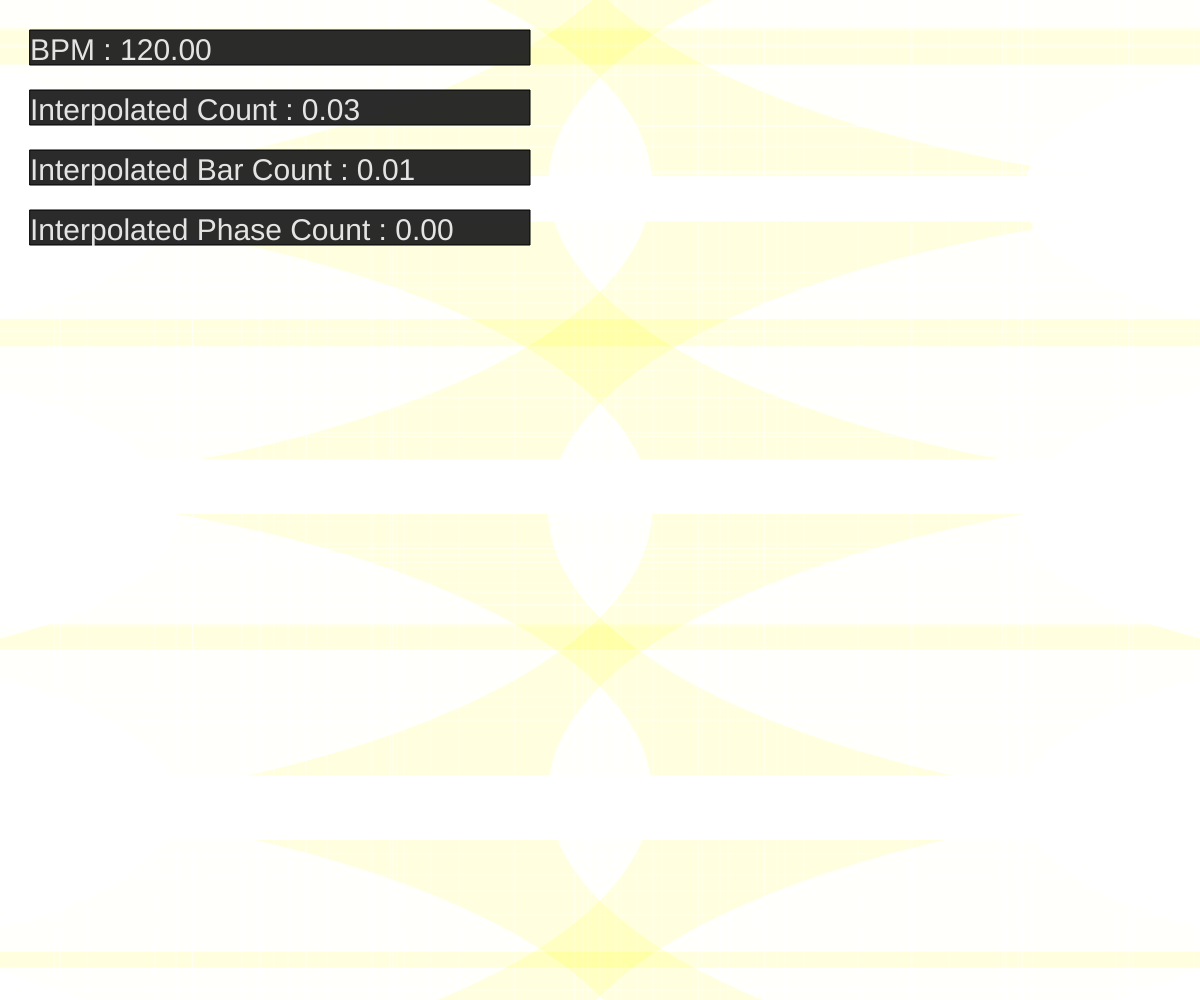
Frame 1 (no input)
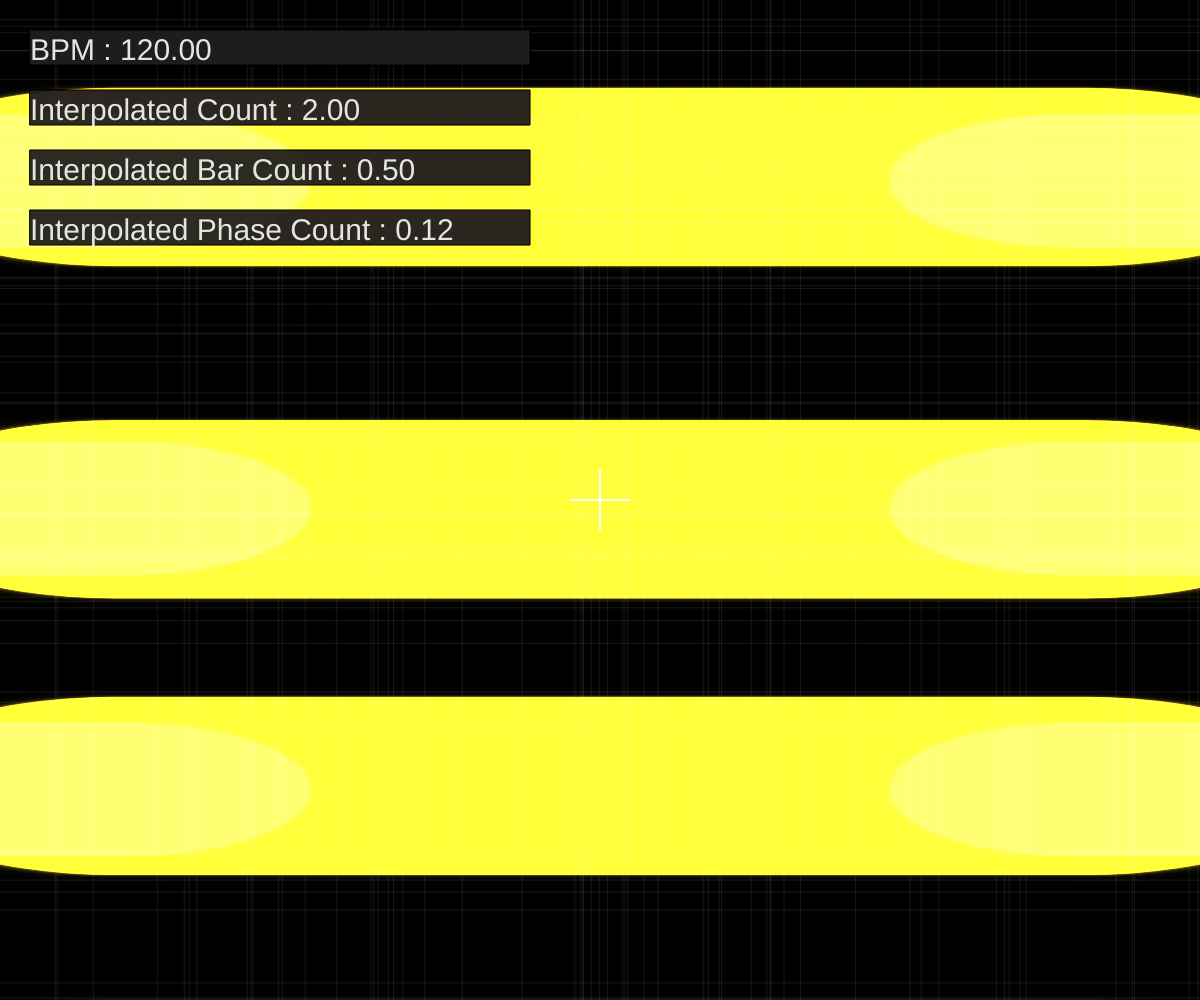
Frame 60 (no input)
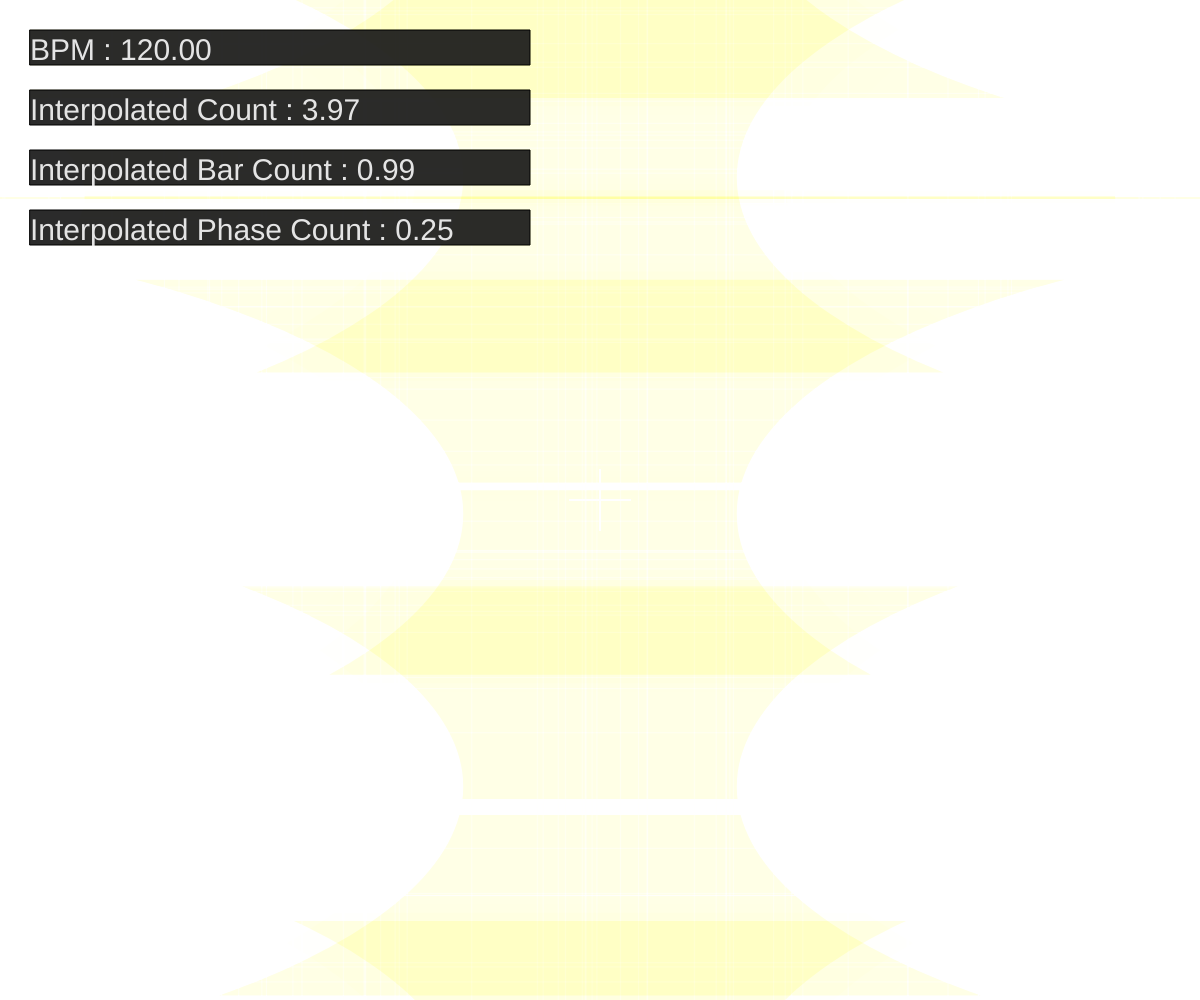
Frame 120 (the mouse pressed at the canvas centre since frame 60)

The p5.js sketch that drew these frames (run headless with seeded random() and noise() and a simulated clock; from frame 60 on, the mouse is pressed at the canvas centre):

// p5.js sketch
// ── sketch.js
const BPM = 120;
const n = 20;
const beatCounter = new BeatCounter(BPM);

function setup() {
    createCanvas(windowWidth, windowHeight);
    background(0);
}

function draw() {
    // settings
    beatCounter.update();

    const phase = beatCounter.interpolatedPhaseCount;
    const bar = beatCounter.interpolatedBarCount;
    const count = beatCounter.interpolatedCount;

    // bg
    const alpha = map(pow(noise(count, 9823)+0.2, 3), 0, 1, 255, 0);
    background(0, alpha);
    blendMode(ADD);

    // draw
    push();
    const grid = max(width, height) / n;
    const canvasAngle = (floor(phase) + Easing.easeInOutSine(fract((max(14, count % 16)-14) / 2))) * PI / 2;

    const camvasScaleMin = map(pow(noise(floor((count%64) / 64), 312), 2), 0, 1, 2, 0.7);
    const camvasScaleMax = map(pow(noise(floor(((count+32)%64) / 64), 929), 2), 0, 1, 4, 8);
    const camvasScale = phase < 1 ? camvasScaleMax : (phase < 2 ? map(Easing.easeInOutCubic(fract(phase)), 0, 1, camvasScaleMax, camvasScaleMin) : (phase < 3 ? camvasScaleMin : map(Easing.easeInOutCubic(fract(phase)), 0, 1, camvasScaleMin, camvasScaleMax)));
    const canvasAspect = map(pow(noise(floor(count/64) + Easing.easeInOutSine(fract((max(56, count % 64)-56) / 8)), 928), 4), 0, 1, 1, 10);

    const colorPalette = colorPalettes[floor(count/256)%colorPalettes.length].colors;

    translate(width / 2, height/2);
    rotate(canvasAngle);

    // plus
    push();
    stroke(255)
    line(-30, 0, 30, 0);
    line(0, -30, 0, 30);
    pop();

    scale(camvasScale * canvasAspect, camvasScale);

    for (let x = -max(width, height); x <= max(width, height); x += grid) {
        for (let y = -max(width, height); y <= max(width, height); y += grid) {
            const speed = 20 + sin(count/100) * 10;
            const amplitude = pow(map(sin(count/53.729), -1, 1, 0, 1), 7) * max(width, height) / 2;
            const vx = phase < 1 ? floor(count / 64) * 64 * 0.75 * speed : (count - ceil(count / 64) * 16) * speed;
            const vy = map(noise(x, y, count / 30), 0, 1, -amplitude, amplitude);

            const nx = (x + vx + max(width, height)) % (max(width, height) * 2) - max(width, height);
            const ny = (y + vy + max(width, height)) % (max(width, height) * 2) - max(width, height);

            const g = grid * map(pow(noise(count/100), 4), 0, 1, 0.2, 10);
            const s = g * map(Easing.easeInSine(abs(map(fract(bar), 0, 1, -1, 1))), 0, 1, 0.1, 0.5) * map(pow(noise(x * (noise(floor(phase/4), 1237) > 0.7), y * (noise(floor(phase/4), 5917) > 0.7), 7837), 5), 0, 1, 1, 10);
            const w = s * map(pow(noise(floor(count / 16) + fract((max(14, count % 16) - 14) / 2), x * (noise(floor(phase), 863) > 0.7), y * (noise(floor(phase), 530) > 0.7)), 4), 0, 1, 1, 10);
            const h = map(pow(noise(count/100, 8291), 5), 0, 1, s, 1);
            const angle = phase < 2 ? (floor(count / 64) * 64 * 0.5) * PI / 2 : ((count - ceil(count / 64) * 32)) * PI / 2;

            const radius = round(noise(floor(count / 64) + fract((max(60, count % 64) - 60) / 4), 423)) * max(w, h) / 2;

            const ci = floor(min(map(noise(x * (noise(floor(phase), 863) > 0.2), y * (noise(floor(phase), 530) > 0.2), 784), 0, 1, 0, colorPalette.length), abs(3*(floor(count / 64) % 2) - phase)));
            const c = colorPalette[ci];

            push();
            translate(nx, ny);
            rotate(angle);
            noise(count*3 * (noise(count, 783) < 0.2), 901) < 0.5 ? noStrokeFill(c) : noFillStroke(c);
            rectMode(CENTER);
            rect(0, 0, w, h, radius);

            // textAlign(CENTER, CENTER);
            // textSize(max(w, h));
            // text(hiraganaChars[floor(noise(x, y)*hiraganaChars.length)], 0, 0);

            pop();
        }
    }
    pop();

    // noise
    push();
    for(let i = 0; i < 100; i ++){
        const x = map(noise(count/100, i, 128), 0, 1, -width, width * 2);
        const y = map(noise(count/100, i, 762), 0, 1, -height, height * 2);
        stroke(255, 10);
        line(x, 0, x, height);
        line(0, y, width, y);
    }
    pop();

    blendMode(BLEND);

    // UI
    UIDrawing(beatCounter.getInfo());
}
// ── beatCounter.js
class BeatCounter {
  constructor(bpm) {
    this.bpm = bpm; // BPM
    this.lastBeatTime = 0; // 最後に拍を検出した時間
    this.beatInterval = (60 / this.bpm) * 1000; // 拍の間隔（ミリ秒）
    this.interpolatedCount = 0; // 線形補間された拍カウント
    this.interpolatedBarCount = 0; // 線形補間された小節カウント
    this.interpolatedPhaseCount = 0; // 線形補間された16拍フェーズカウント
  }

  update() {
    // 現在の時間を取得
    let currentTime = millis();

    // 線形補間値の計算
    this.interpolatedCount = floor(this.interpolatedCount) + (currentTime - this.lastBeatTime) / this.beatInterval;

    // 小節カウントの線形補間（4拍ごと）
    this.interpolatedBarCount = (this.interpolatedCount / 4) % 4;

    // フェーズカウントの線形補間（16拍ごと）
    this.interpolatedPhaseCount = (this.interpolatedCount / 16) % 4;

    // 拍の更新
    if (currentTime - this.lastBeatTime >= this.beatInterval) {
      this.lastBeatTime = currentTime;
    }
  }

  getInfo() {
    return {
      "BPM": this.bpm,
      "Interpolated Count": this.interpolatedCount,
      "Interpolated Bar Count": this.interpolatedBarCount,
      "Interpolated Phase Count": this.interpolatedPhaseCount
    };
  }
}
// ── circleMotion.js
class CircleMotion {
    constructor(){

    }

    update(beatInfo, colorPalette){

    }

    display(tex){
        tex.fill(255, 0, 50)
        tex.rect(width*0.1, height*0.1, width*0.8, height*0.8);
    }
}
// ── colorPalettes.js
const colorPalettes = [
    {
        name: "morning",
        colors: ["#FF9F1C", "#2EC4B6", "#CBF3F0", "#FFBF69"],
    },
    {
        name: "noon",
        colors: ["#840032", "#E59500", "#002642", "#E5DADA"],
    },
    {
        name: "evening",
        colors: ["#E3B505", "#107E7D", "#610345", "#95190C"],
    },
    {
        name: "night",
        colors: ["#FFBE0B", "#FF006E", "#3A86FF", "#8338EC"],
    },
    {
        name: "midnight",
        colors: ["#FECEE9", "#EB9FEF", "545677", "#03254E"],
    },
    {
        name: "earlymorning",
        colors: ["#00BFB2", "#028090", "#C64191", "#1A5E63"],
    },
];
// ── easing.js
class Easing {
    static easeInSine(x) {
        return 1 - Math.cos((x * Math.PI) / 2);
    }

    static easeOutSine(x) {
        return Math.sin((x * Math.PI) / 2);
    }

    static easeInOutSine(x) {
        return -(Math.cos(Math.PI * x) - 1) / 2;
    }

    static easeInQuad(x) {
        return x * x;
    }

    static easeOutQuad(x) {
        return 1 - (1 - x) * (1 - x);
    }

    static easeInOutQuad(x) {
        return x < 0.5 ? 2 * x * x : 1 - Math.pow(-2 * x + 2, 2) / 2;
    }

    static easeInCubic(x) {
        return x * x * x;
    }

    static easeOutCubic(x) {
        return 1 - Math.pow(1 - x, 3);
    }

    static easeInOutCubic(x) {
        return x < 0.5 ? 4 * x * x * x : 1 - Math.pow(-2 * x + 2, 3) / 2;
    }

    static easeInQuart(x) {
        return x * x * x * x;
    }

    static easeOutQuart(x) {
        return 1 - Math.pow(1 - x, 4);
    }

    static easeInOutQuart(x) {
        return x < 0.5 ? 8 * x * x * x * x : 1 - Math.pow(-2 * x + 2, 4) / 2;
    }

    static easeInQuint(x) {
        return x * x * x * x * x;
    }

    static easeOutQuint(x) {
        return 1 - Math.pow(1 - x, 5);
    }

    static easeInOutQuint(x) {
        return x < 0.5 ? 16 * x * x * x * x * x : 1 - Math.pow(-2 * x + 2, 5) / 2;
    }

    static easeInExpo(x) {
        return x === 0 ? 0 : Math.pow(2, 10 * x - 10);
    }

    static easeOutExpo(x) {
        return x === 1 ? 1 : 1 - Math.pow(2, -10 * x);
    }

    static easeInOutExpo(x) {
        return x === 0 ?
            0 :
            x === 1 ?
                1 :
                x < 0.5 ?
                    Math.pow(2, 20 * x - 10) / 2 :
                    (2 - Math.pow(2, -20 * x + 10)) / 2;
    }

    static easeInCirc(x) {
        return 1 - Math.sqrt(1 - Math.pow(x, 2));
    }

    static easeOutCirc(x) {
        return Math.sqrt(1 - Math.pow(x - 1, 2));
    }

    static easeInOutCirc(x) {
        return x < 0.5 ?
            (1 - Math.sqrt(1 - Math.pow(2 * x, 2))) / 2 :
            (Math.sqrt(1 - Math.pow(-2 * x + 2, 2)) + 1) / 2;
    }

    static easeOutBack(x) {
        const c1 = 1.70158;
        const c3 = c1 + 1;
        return 1 + c3 * Math.pow(x - 1, 3) + c1 * Math.pow(x - 1, 2);
    }

    static easeInOutBack(x) {
        const c1 = 1.70158;
        const c2 = c1 * 1.525;
        return x < 0.5 ?
            (Math.pow(2 * x, 2) * ((c2 + 1) * 2 * x - c2)) / 2 :
            (Math.pow(2 * x - 2, 2) * ((c2 + 1) * (x * 2 - 2) + c2) + 2) / 2;
    }
}
// ── function.js
function noStrokeFill(c){
    noStroke();
    fill(c);
}

function noFillStroke(c){
    noFill();
    strokeWeight(2)
    stroke(c);
}

function UIDrawing(info){
    push();
    Object.keys(info).forEach((key, index) => {
        fill(30, 240);
        rect(30, 60 * (index + 0.5), 500, 35);
        fill(240, 240);
        textSize(30);
        text(key + " : " + info[key].toFixed(2), 30, 60 * (index + 1));
    });
    pop();
}

function keyPressed() {
    // スペースキーが押された時（キーコード32）
    if (keyCode === 32) {
        let fs = fullscreen();
        fullscreen(!fs);
        if (fs) {
            cursor();
        } else {
            noCursor();
        }
    }
}

function windowResized() {
    resizeCanvas(windowWidth, windowHeight);
}

const hiraganaChars = [
    // # 清音
    'あ', 'い', 'う', 'え', 'お',
    'か', 'き', 'く', 'け', 'こ',
    'さ', 'し', 'す', 'せ', 'そ',
    'た', 'ち', 'つ', 'て', 'と',
    'な', 'に', 'ぬ', 'ね', 'の',
    'は', 'ひ', 'ふ', 'へ', 'ほ',
    'ま', 'み', 'む', 'め', 'も',
    'や', 'ゆ', 'よ',
    'ら', 'り', 'る', 'れ', 'ろ',
    'わ', 'を', 'ん',
    
    // # 濁音
    'が', 'ぎ', 'ぐ', 'げ', 'ご',
    'ざ', 'じ', 'ず', 'ぜ', 'ぞ',
    'だ', 'ぢ', 'づ', 'で', 'ど',
    'ば', 'び', 'ぶ', 'べ', 'ぼ',
    
    // # 半濁音
    'ぱ', 'ぴ', 'ぷ', 'ぺ', 'ぽ'
]
// ── particleTexture.js
class ParticleTexture {
    constructor() {
        this.n = 10;
        this.particles = [];
        for (let i = 0; i < this.n * 1.1; i++) {
            for (let j = 0; j < this.n * 1.1; j++) {
                const x = i * width / this.n;
                const y = j * height / this.n;
                this.particles.push(new Particle(x, y));
            }
        }
    }

    update(beatInfo, colorPalette){
        for (let particle of this.particles) {
            particle.update(beatInfo, colorPalette);
            particle.displayMove();
        }
    }

    display(beatInfo, drawTexture){
        drawTexture.push();
        for (let particle of this.particles) {
            particle.display(drawTexture, beatInfo);
        }
        drawTexture.pop();
    }
}

class Particle {
    constructor(x, y){
        this.seed = random(100);
        this.pos = createVector(x, y);
        this.str = random(["は","にゃ","し","きょ"]);
        this.c = color(255);
    }

    update(beatInfo, colorPalette){
        this.c = colorPalette[floor(fract(newnoise(this.seed)) * colorPalette.length)];
    }

    displayMove(){
        const v = createVector(1, 0);
        this.pos.add(v);

        if(this.pos.x > width * 1.1){
            this.pos.x = 0;
        }
    }

    display(tex, beatInfo){
        tex.textFont(font);
        tex.fill(this.c);
        tex.textAlign(CENTER, CENTER);
        tex.textSize(100*map(fract(beatInfo.interpolatedCount), 0, 1, 0.5, 1));
        tex.text(this.str, this.pos.x, this.pos.y);
    }
}
// ── sceneManager.js
class SceneManager {
    constructor(bpm) {
        this.beatCounter = new BeatCounter(bpm);
        this.sceneIndex = 0;
        this.scenes = [];

        this.scenes[0] = new CircleMotion();
    }

    update() {
        this.beatCounter.update();

        const colorPalette = colorPalettes[floor(this.beatCounter.phaseCount / 4) % colorPalettes.length].colors;
        const truncateColorPalette = truncateArray(colorPalette, this.beatCounter.phaseCount % 4 + 1);

        this.scenes[this.sceneIndex].update(this.beatCounter, truncateColorPalette);
    }

    display(){
        this.scenes[this.sceneIndex].display();
    }
}

// ── test.js
class TestTexture {
    constructor() {
        this.cp = [];
    }

    update(beatInfo, colorPalette){
        this.cp = colorPalette;
    }

    display(beatInfo, drawTexture){
        for(let i = 0; i < 100; i ++){
            const c = this.cp[floor(fract(newnoise(i, 1064)) * this.cp.length)];
            if(noise(i, 71) < 0.5){
                drawTexture.stroke(c);
                drawTexture.noFill();
            } else {
                drawTexture.noStroke();
                drawTexture.fill(c);
            }
            drawTexture.circle((newnoise(i, 0) * width + frameCount*4) % width, newnoise(i, 1) * height, pow(noise(i, 2), 2) * 400 * map(Easing.easeInSine(oscillate(fract(beatInfo.interpolatedCount))), 0, 1, 0.5, 1));
        }
    }
}
// ── textureManager.js
class TextureManager {
    constructor(bpm) {
        this.beatCounter = new BeatCounter(bpm);
        this.sceneIndex = 0;
        this.scenes = [];

        this.scenes[0] = new CircleMotion();
    }

    update(tex) {
        this.beatCounter.update();

        const colorPalette = colorPalettes[floor(this.beatCounter.phaseCount / 4) % colorPalettes.length].colors;
        const truncateColorPalette = truncateArray(colorPalette, this.beatCounter.getBeatInfo().phaseCount % 4 + 1);

        this.scenes[this.sceneIndex].update(this.beatCounter.getBeatInfo(), truncateColorPalette);
        this.scenes[this.sceneIndex].display(tex);
    }

    splitTex(tex) {
        const vertSplitCount = floor(pow(newnoise(this.beatCounter.phaseCount, 46), 5) * 5) + 1;
        const horizSplitCount = floor(pow(newnoise(this.beatCounter.phaseCount, 71), 5) * 5) + 1;
        splitTexture(tex, vertSplitCount, horizSplitCount);
    }

    rotateTex(tex){
        const angle = (pow(fract(map(max(14, this.beatCounter.interpolatedCount%16), 14, 16, 0, 1)), 2) + this.beatCounter.phaseCount) * PI / 2;
        rotateTexture(tex, angle);
    }

    displayTex(tex){
        image(tex, 0, 0, width, height);
    }
}

function splitTexture(tex,vertSplitCount, horizSplitCount) {
    const srcTex = tex.get();

    const segH = srcTex.height / vertSplitCount;
    const segW = srcTex.width / horizSplitCount;

    const srcX = srcTex.width / 2 - segW / 2;
    const srcY = srcTex.height / 2 - segH / 2;

    for (let i = 0; i < vertSplitCount; i++) {
        const destY = i * segH;

        for (let j = 0; j < horizSplitCount; j++) {
            const destX = j * segW;

            tex.imageMode(CENTER);
            tex.image(srcTex,
                destX, destY, segW, segH,
                srcX, srcY, segW, segH
            );
        }
    }
}

function rotateTexture(tex, angle) {
    const srcTex = tex.get();

    tex.push();
    tex.imageMode(CSSLayerStatementRule);
    tex.translate(tex.width / 2, tex.height / 2);
    tex.rotate(angle);

    for(let x = -width; x <= width; x += width){
        for (let y = -height; y <= height; y += height) {
            tex.image(srcTex, x, y);
        }
    }

    plusIcon(tex);
    tex.pop();
}

function plusIcon(tex){
    tex.push();
    tex.stroke(255);
    tex.strokeWeight(2);
    tex.line(-20, 0, 20, 0);
    tex.line(0, -20, 0, 20);
    tex.pop();
}
